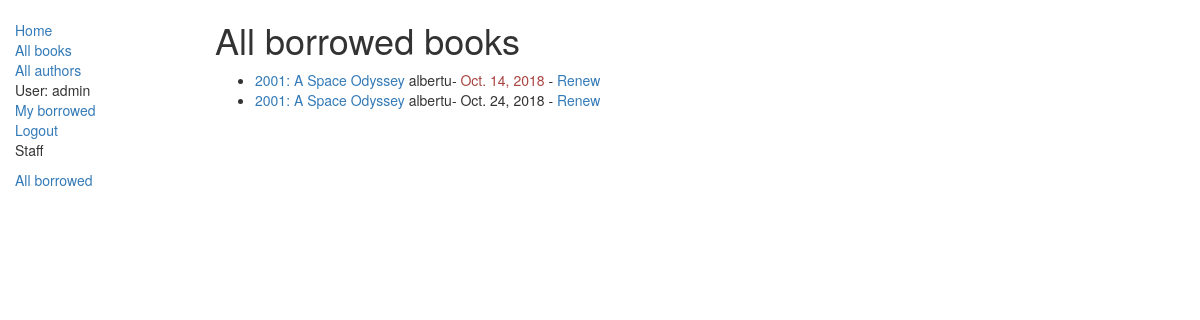
The page /catalog/borrowed (signed in) on the database as committed earlier.
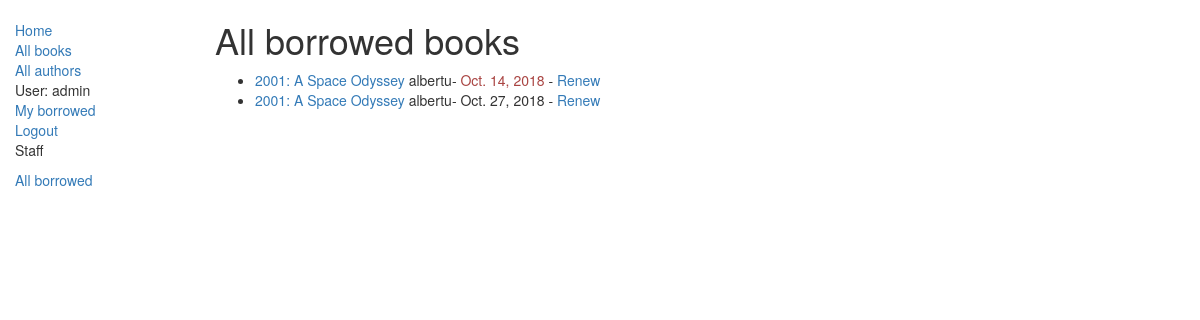
The same page on the database as committed later.
### catalog/models.py (models this page shows, shortened)
class BookInstance(models.Model):
    id = models.UUIDField(primary_key=True, default=uuid.uuid4, help_text="Unique ID for this particular book across whole library")
    book = models.ForeignKey('Book', on_delete=models.SET_NULL, null=True)
    imprint = models.CharField(max_length=200)
    due_back = models.DateField(null=True, blank=True)
    LOAN_STATUS = (
        ('m', 'Maintenance'),
        ('o', 'On loan'),
        ('a', 'Available'),
        ('r', 'Reserved'),
    )
    status = models.CharField(max_length=1, choices=LOAN_STATUS, blank=True, default='d', help_text='Book availability')
    borrower = models.ForeignKey(User, on_delete=models.SET_NULL, null=True, blank=True)
    class Meta:
        ordering = ["due_back"]
        permissions = (("can_mark_returned", "Set book as returned"),)
    @property
    def is_overdue(self):
        if self.due_back and date.today() > self.due_back:
            return True
        return False

class Book(models.Model):
    title = models.CharField(max_length=200)
    author = models.ForeignKey('Author', on_delete=models.SET_NULL, null=True)
    summary = models.TextField(max_length=1000, help_text="Enter a brief description of the book")
    isbn = models.CharField('ISBN', max_length=13, help_text='13 Character <a href="https://www.isbn-international.org/content/what-isbn">ISBN number</a>')
    genre = models.ManyToManyField(Genre, help_text="Select a genre for this book")
    language = models.ForeignKey('Language', on_delete=models.SET_NULL, null=True)
    def display_genre(self):
        ''' Display genre in Admin'''
        return ', '.join([genre.name for genre in self.genre.all()[:3]])
    display_genre.short_description = 'Genre'

### catalog/views.py (the view)
# urls.py: path('borrowed', views.AllBorrowedBooksListView.as_view(), name='all-borrowed' ),
class AllBorrowedBooksListView(PermissionRequiredMixin, ListView):
    permission_required = "catalog.can_mark_returned"
    model = BookInstance
    template_name = 'catalog/bookinstance_list_loaned_books.html'
    paginate_by = 10
    def get_queryset(self):
        return BookInstance.objects.filter(status__exact='o').order_by('due_back')

### templates/catalog/bookinstance_list_loaned_books.html
{% extends "base_generic.html" %}
{% block content %}
    <h1>All borrowed books</h1>
    {% if bookinstance_list %}
        <ul>
            {% for bookinst in bookinstance_list %}
                <li>
                    <a href="{% url 'book-detail' bookinst.book.id %}">{{bookinst.book.title}}</a>
                    {{bookinst.borrower.get_username}}-
                    <span class="{% if bookinst.is_overdue %}text-danger{% endif %}">
                            {{bookinst.due_back}}
                    </span>
                    {% if perms.catalog.can_mark_returned %}
                        - <a href="{% url 'renew-book-librarian' bookinst.id %}">Renew</a>
                    {% endif %}
                </li>
            {% endfor %}
        </ul>
    {% else %}
        <h4>No books borrowed</h4>
    {% endif %}
    {% endblock content %}

Rows that differ between the two databases and show on the page:
changed BookInstance: due_back "Oct. 24, 2018" → "Oct. 27, 2018"
